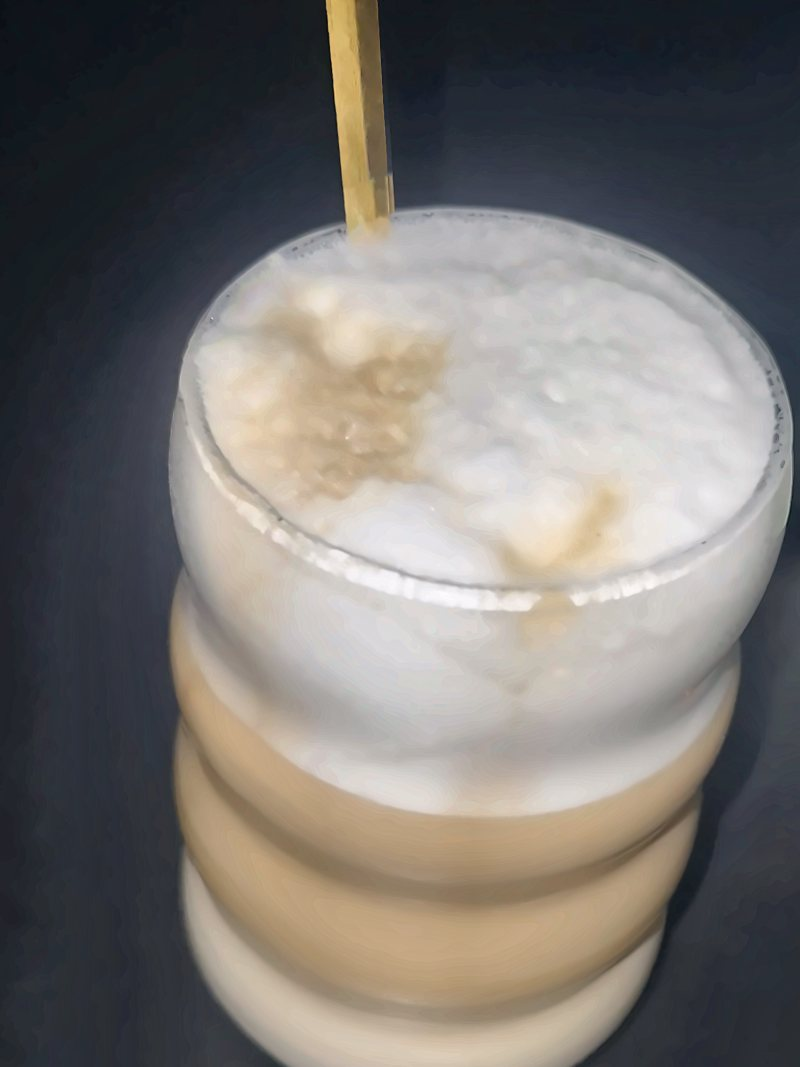
#> input picture quelle/fotos/drink.jpg, 800 x 1067 px
$ python -i fotos_aufbereiten.py   (imports and definitions only)   (older library calls are emulated)
#> lines starting #> are read from the running program, lines starting #| are printed output that depends on the picture
#> further down, picture is the input picture: shape (1067, 800, 3); mean B, G, R 112.3, 115.7, 119.5
"""Aufbereitung dunkler Handy-Videos: Einzelbilder ausrichten, stapeln (Rauschen weg), Tonwerte & Farben im Heaven-Look."""
import cv2, numpy as np, subprocess, sys, os, json

# [9 lines left out: function frames, not called in this run]

def sharpness(img):
    g = cv2.cvtColor(cv2.resize(img, None, fx=.5, fy=.5), cv2.COLOR_BGR2GRAY)
    return cv2.Laplacian(g, cv2.CV_64F).var()

# [20 lines left out: function align_stack, not called in this run]

def grade(img, exposure=1.0, shadows=0.35, sat=1.18, warm=0.04, strength_denoise=5):
#> called with exposure = 1, shadows = 0.35, sat = 1.18, warm = 0.04, strength_denoise = 5
    img = cv2.fastNlMeansDenoisingColored(img, None, strength_denoise, strength_denoise, 7, 21)
    f = img.astype(np.float32) / 255
    # Graubalance sanft
    means = f.reshape(-1, 3).mean(0); g = means.mean()
#> after `means = f.reshape(-1, 3).mean(0)`: means = [0.44, 0.453, 0.467]
#> after `g = means.mean()`: g = 0.453
    f = f * (0.65 + 0.35 * (g / (means + 1e-6)))
    f = np.clip(f * exposure, 0, 1)
    # Schatten anheben (Kurve), Lichter schützen
    f = f + shadows * f * (1 - f) ** 2 * 2.2
    # lokaler Kontrast über CLAHE auf L
    lab = cv2.cvtColor((np.clip(f, 0, 1) * 255).astype(np.uint8), cv2.COLOR_BGR2LAB)
#> lab: shape (1067, 800, 3); mean of channels 0, 1, 2 138, 128.5, 127.5
    l, a, b = cv2.split(lab)
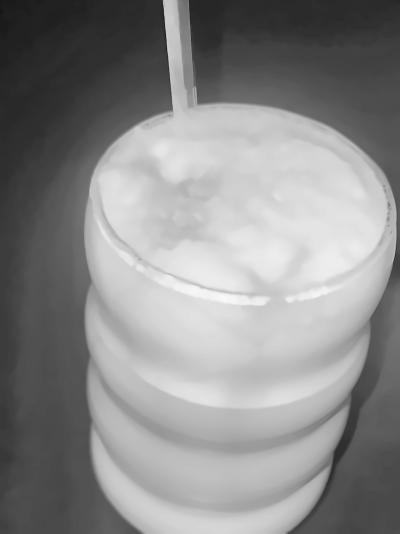
#> l: shape (1067, 800) (shown at 1/2 size); min 7, max 248, mean 138
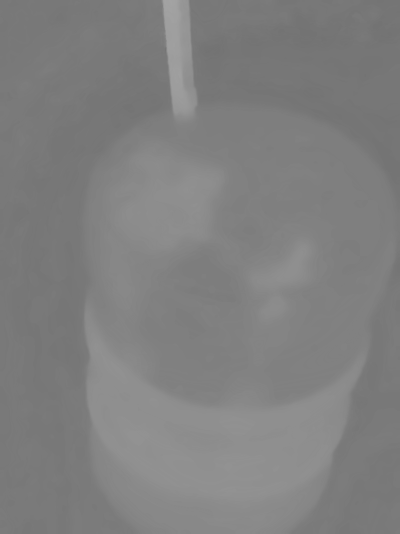
#> b: shape (1067, 800) (shown at 1/2 size); min 114, max 163, mean 127.5
    l = cv2.createCLAHE(clipLimit=1.6, tileGridSize=(8, 8)).apply(l)
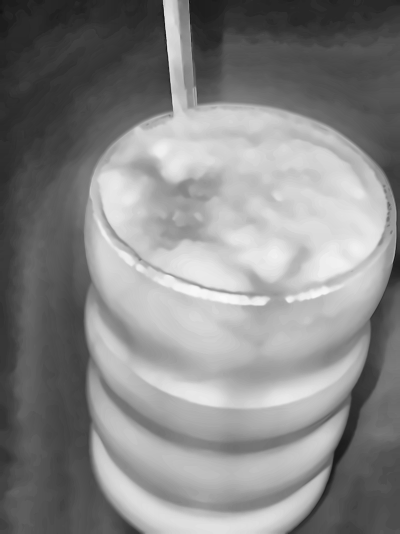
#> l: shape (1067, 800) (shown at 1/2 size); min 5, max 250, mean 134.1
    f = cv2.cvtColor(cv2.merge([l, a, b]), cv2.COLOR_LAB2BGR).astype(np.float32) / 255
#> f: shape (1067, 800, 3) float32; mean of channels 0, 1, 2 0.503, 0.502, 0.503
    # Sättigung
    hsv = cv2.cvtColor(f, cv2.COLOR_BGR2HSV); hsv[..., 1] = np.clip(hsv[..., 1] * sat, 0, 1); f = cv2.cvtColor(hsv, cv2.COLOR_HSV2BGR)
#> after `f = cv2.cvtColor(hsv, cv2.COLOR_HSV2BGR)`:
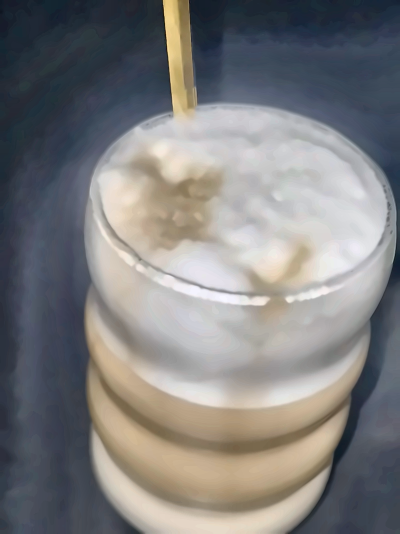
#> f: shape (1067, 800, 3) float32 (shown at 1/2 size); mean B, G, R 0.497, 0.496, 0.497
    # Split-Toning: Schatten türkis, Lichter gold
    lum = f.mean(2, keepdims=True)
    teal = np.array([0.55, 0.45, 0.10], np.float32)  # BGR-Verschiebung Richtung Türkis
    gold = np.array([-0.35, 0.10, 0.45], np.float32)
    f = f + (1 - lum) ** 3 * teal * 0.09 + lum ** 2 * gold * warm
    # Schärfen
    blur = cv2.GaussianBlur(f, (0, 0), 1.6); f = f + (f - blur) * 0.55
#> after `f = f + (f - blur) * 0.55`:
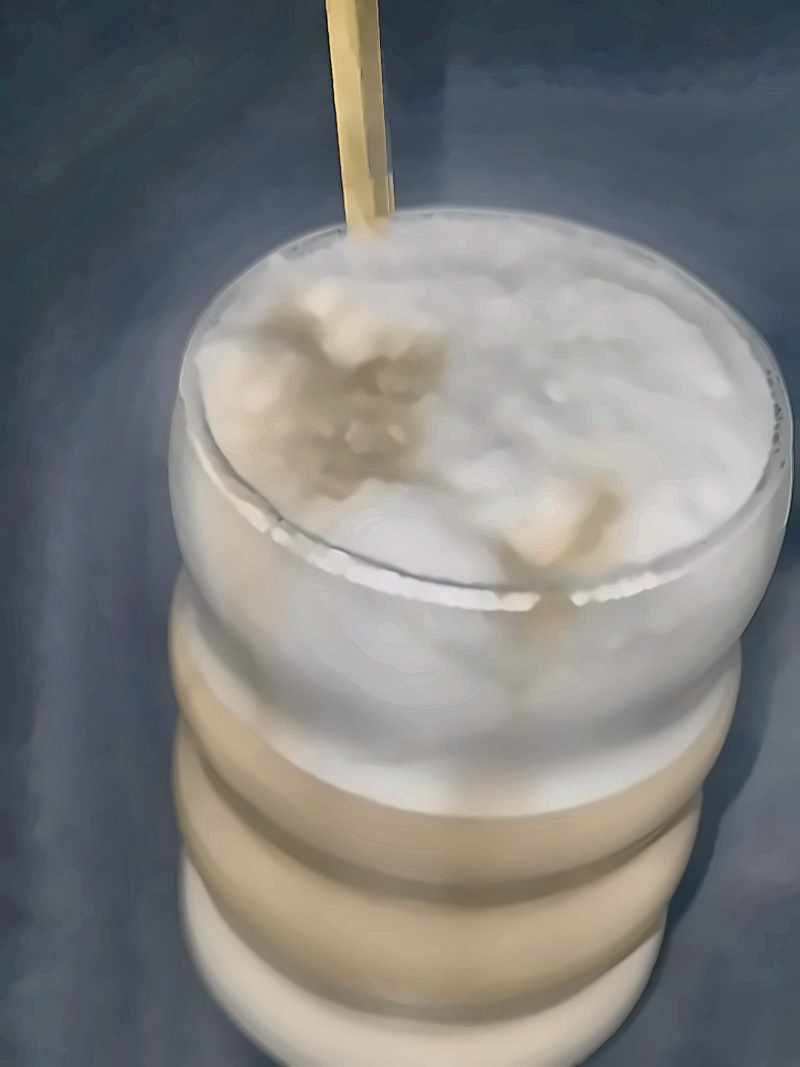
#> f: shape (1067, 800, 3) float32; mean B, G, R 0.503, 0.505, 0.505; drawn with min black and max white
    # Vignette
    h, w = f.shape[:2]; yy, xx = np.mgrid[0:h, 0:w]
    r = np.sqrt(((xx - w / 2) / (w / 2)) ** 2 + ((yy - h / 2) / (h / 2)) ** 2)
    f = f * (1 - 0.28 * np.clip(r - 0.55, 0, 1) ** 1.5)[..., None]
    return (np.clip(f, 0, 1) * 255).astype(np.uint8)

# [6 lines left out: function crop, not called in this run]

# [11 lines not run here, left out]

>>> import cv2
>>> picture = cv2.imread('../fotos/drink.jpg')
>>> result = grade(picture)

$ run again, on quelle/fotos/sitzbank.jpg
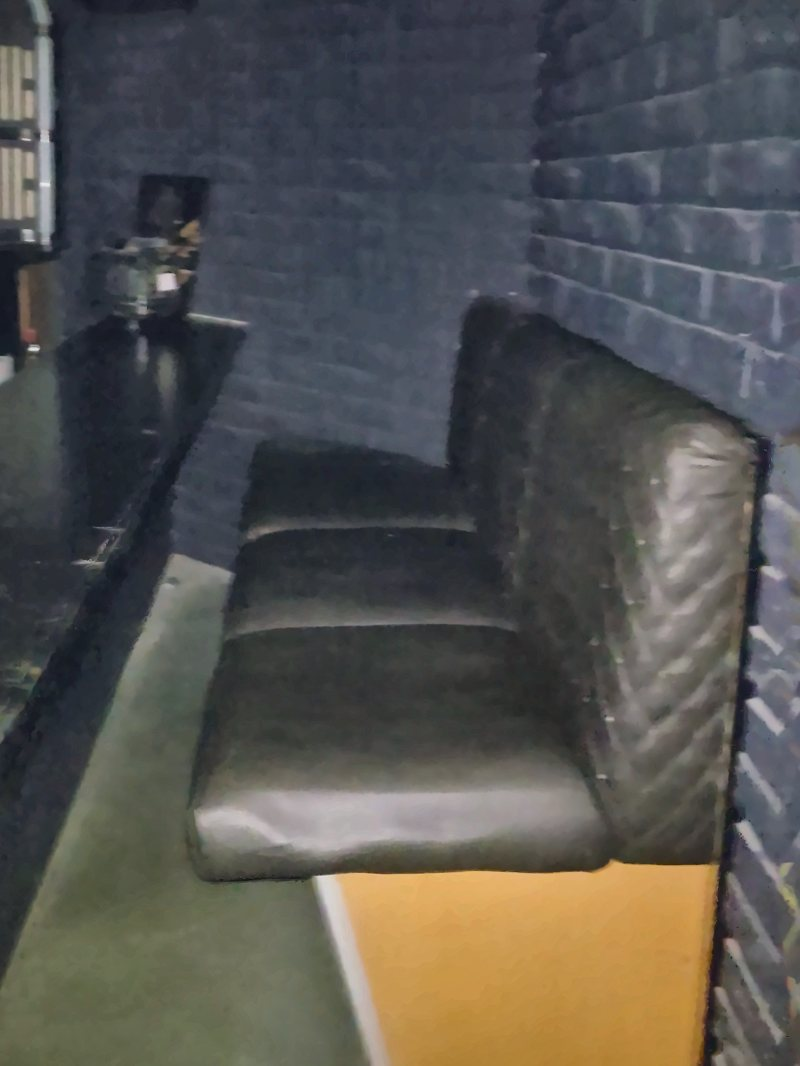
#> input picture quelle/fotos/sitzbank.jpg, 800 x 1066 px
#> picture is the input picture: shape (1066, 800, 3); mean B, G, R 80.6, 83.9, 85.2
#> means = [0.315, 0.328, 0.333]
#> g = 0.325
#> lab: shape (1066, 800, 3); mean of channels 0, 1, 2 115.9, 128.2, 128.1
#> in grade, `l, a, b = cv2.split(lab)`:
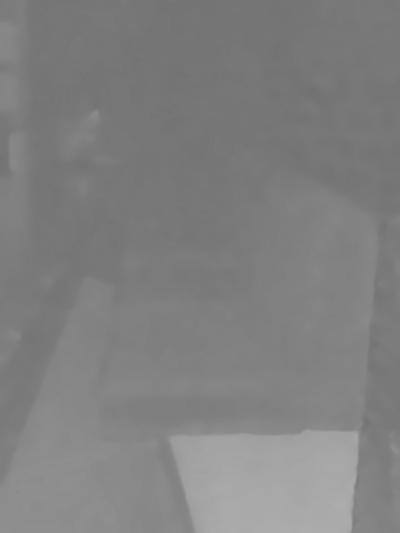
#> b: shape (1066, 800) (shown at 1/2 size); min 114, max 172, mean 128.1
#> hsv: shape (1066, 800, 3) float32; mean H, S, V 158, 0.2, 0.5
#> hsv: shape (1066, 800, 3) float32; mean H, S, V 158, 0.2, 0.5
#> in grade, `f = f + (f - blur) * 0.55`:
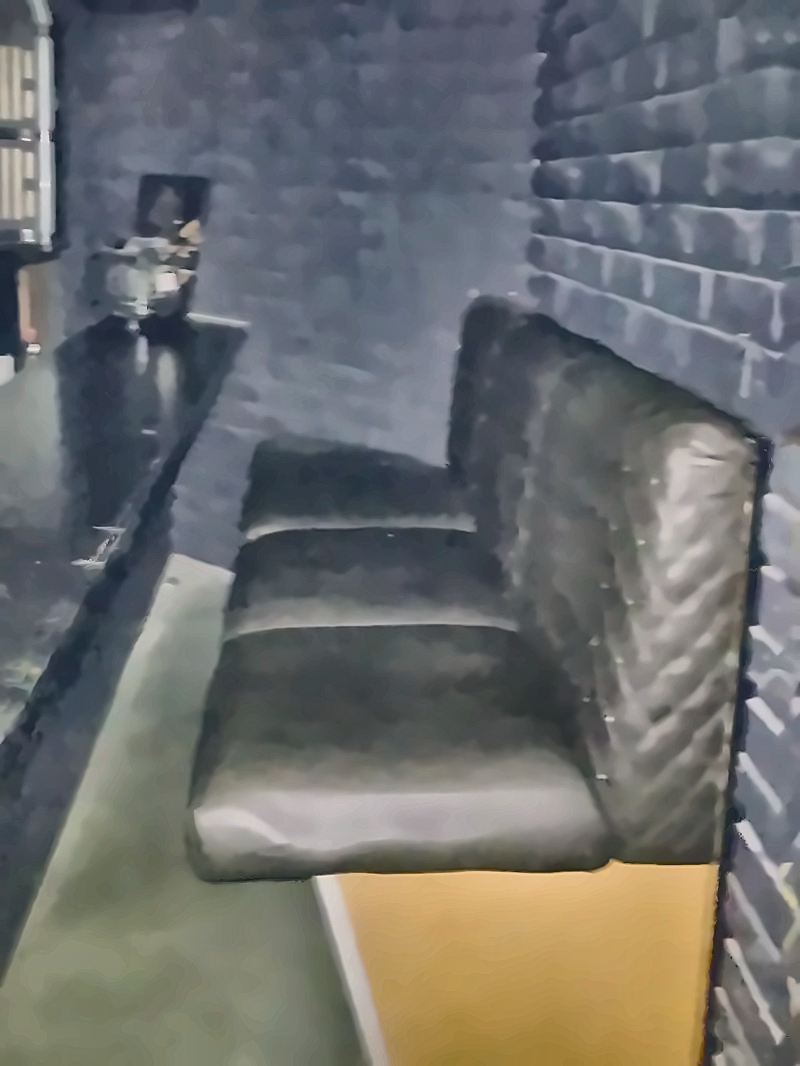
#> f: shape (1066, 800, 3) float32; mean B, G, R 0.441, 0.447, 0.44; drawn with min black and max white
